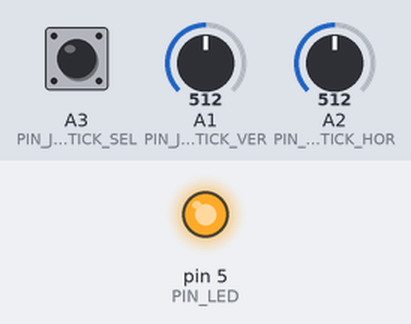
Bench run of a sketch on a simulated Arduino Uno, built with avr-gcc and run on an emulated ATmega328P. Parts: output pins drawn as LEDs (lit = HIGH). The inputs (shaded band) are chosen by the test bench; at power-on: A3 (PIN_JOYSTICK_SEL) HIGH, A1 (PIN_JOYSTICK_VER) = 512, A2 (PIN_JOYSTICK_HOR) = 512. No radio packets arrive unless stated; pins used as bus, display or sensor lines are not drawn; what the sketch prints to the serial monitor is not drawn.

Above: at 1.2 s.
1.3 s: A3 (PIN_JOYSTICK_SEL) pulled LOW for 0.15 s
Timing chart, 0 to 4.3 s (numbered marks = the images above; inputs shaded):
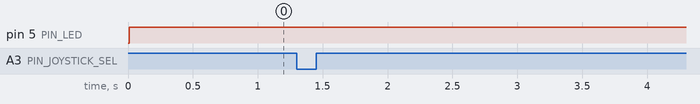

The sketch:

Joystick.ino
```cpp
// External Libraries
#include <SPI.h>
#include <RF24.h>

/*
 *
  Project Neon 2017
  Created by: MarceloFariaz

	Station that communicates with robots through Radio,
  by Joystick Control.

*/

// Make logging Easier
#define LOG                 Serial.print
#define ENDL                LOG("\n")

// Radio Hardware Pins
#define PIN_RADIO1_CE        6
#define PIN_RADIO1_CSN      7
#define PIN_LED             5

// Joystick Hardware Pins
#define PIN_JOYSTICK_VCC A0
#define PIN_JOYSTICK_VER A1
#define PIN_JOYSTICK_HOR A2
#define PIN_JOYSTICK_SEL A3
#define PIN_JOYSTICK_GND A4

// Transmission Stuff
#define RADIO_PACKET_SIZE   8
#define MASTER_ADDRESS	 	  1
#define ROBOT_ADDRESS		    2

// Define the max speeds
#define ROBOT_MAX_Y   60.0 * 10.0
#define ROBOT_MAX_T   600.0 * 10.0

// Radio Object
RF24 radioOut(PIN_RADIO1_CE, PIN_RADIO1_CSN);

//Data Holder
uint8_t radioDataOut[RADIO_PACKET_SIZE];

// Robot Addresses
int robotId = 1;
byte addressesOut[][6] = {
  "",
  "robt1",
  "robt2",
  "robt3"
};

// Configures Speed/Channel/... in Radio
void configNRF(RF24 &radio){
  // Configure Radio
  if(!radio.setDataRate(RF24_1MBPS)){
    LOG("nok init");
    ENDL;
    while(1){
      LOG(".");
      digitalWrite(PIN_LED, !digitalRead(PIN_LED));
      delay(1000);
    }
  }
  radio.setPALevel(RF24_PA_MAX);
  radio.setChannel(108);
  radio.setCRCLength(RF24_CRC_8);
  radio.setPayloadSize(RADIO_PACKET_SIZE);
  radio.setRetries(1, 1);
  radio.setAutoAck(true);
}


bool sendSpeed(int Channel, int thetaType, float thetaVal, int yType, float yVal);

void setup(){
  // Setup LED
  pinMode(PIN_LED, OUTPUT);

  // Setup Joystick
  pinMode(PIN_JOYSTICK_VCC, OUTPUT);
  digitalWrite(PIN_JOYSTICK_VCC, HIGH);
  pinMode(PIN_JOYSTICK_VER, INPUT);
  pinMode(PIN_JOYSTICK_HOR, INPUT);
  pinMode(PIN_JOYSTICK_SEL, INPUT_PULLUP);
  pinMode(PIN_JOYSTICK_GND, OUTPUT);
  digitalWrite(PIN_JOYSTICK_GND, LOW);

  // Initialize Serial
  Serial.begin(115200);
  Serial.print("Joystick Connected!\n");

  radioOut.begin();
  configNRF(radioOut);
  Serial.print("start\n");

  // Configure Output Pipe
  radioOut.openWritingPipe(addressesOut[1]);
  radioOut.stopListening();
}

void loop(){

  //
  // Read and convert the joystick controls
  //
  bool select = !digitalRead(PIN_JOYSTICK_SEL);

  if (select) {
    do {
      delay(50);
      select = !digitalRead(PIN_JOYSTICK_SEL);
    } while (select);

    robotId ++;

    if (robotId > 3)
      robotId = 1;

    LOG("Robot ID: ");
    LOG(robotId);
    ENDL;
  }

  int vertical = analogRead(PIN_JOYSTICK_VER);
  int horizontal = analogRead(PIN_JOYSTICK_HOR);

  vertical = map(vertical, 0, 1023, 0, 200) - 100;
  horizontal = map(horizontal, 0, 1023, 0, 200) - 100;

  vertical = vertical > 5 ||  vertical < -5 ? vertical : 0;
  horizontal = horizontal > 5 || horizontal < -5 ? horizontal : 0;

  int robotState = 1;
  int16_t robotTargetY = ROBOT_MAX_Y * (vertical / 100.0);
  int16_t robotTargetT = ROBOT_MAX_T * (horizontal / 100.0);

  LOG(robotTargetY);
  LOG("\t");
  LOG(robotTargetT);
  ENDL;

  //
  // Prepares buffer to send data
  //

  // Clear buffer
  memset(radioDataOut, 0, sizeof(radioDataOut));


  // IDDLE/ACTIVE
  radioDataOut[0] = robotState;

  // Y Speed
  radioDataOut[1] = robotTargetY;
  radioDataOut[2] = robotTargetY >> 8;

  // Theta Speed
  radioDataOut[3] = robotTargetT;
  radioDataOut[4] = robotTargetT >> 8;


  //
  // Send to NRF
  //

  // Validate robotId
  if(robotId < 1 || robotId > 6){
    LOG("nok id\n");
    return;
  }

  // Select destination
  radioOut.openWritingPipe(addressesOut[robotId]);
  if(radioOut.write(radioDataOut, 8)){
    //LOG("ok"); ENDL;
    digitalWrite(PIN_LED, HIGH);
  }else{
    //LOG("nok"); ENDL;
    if(digitalRead(PIN_LED)){
      digitalWrite(PIN_LED, LOW);
    }
  }
}
```
